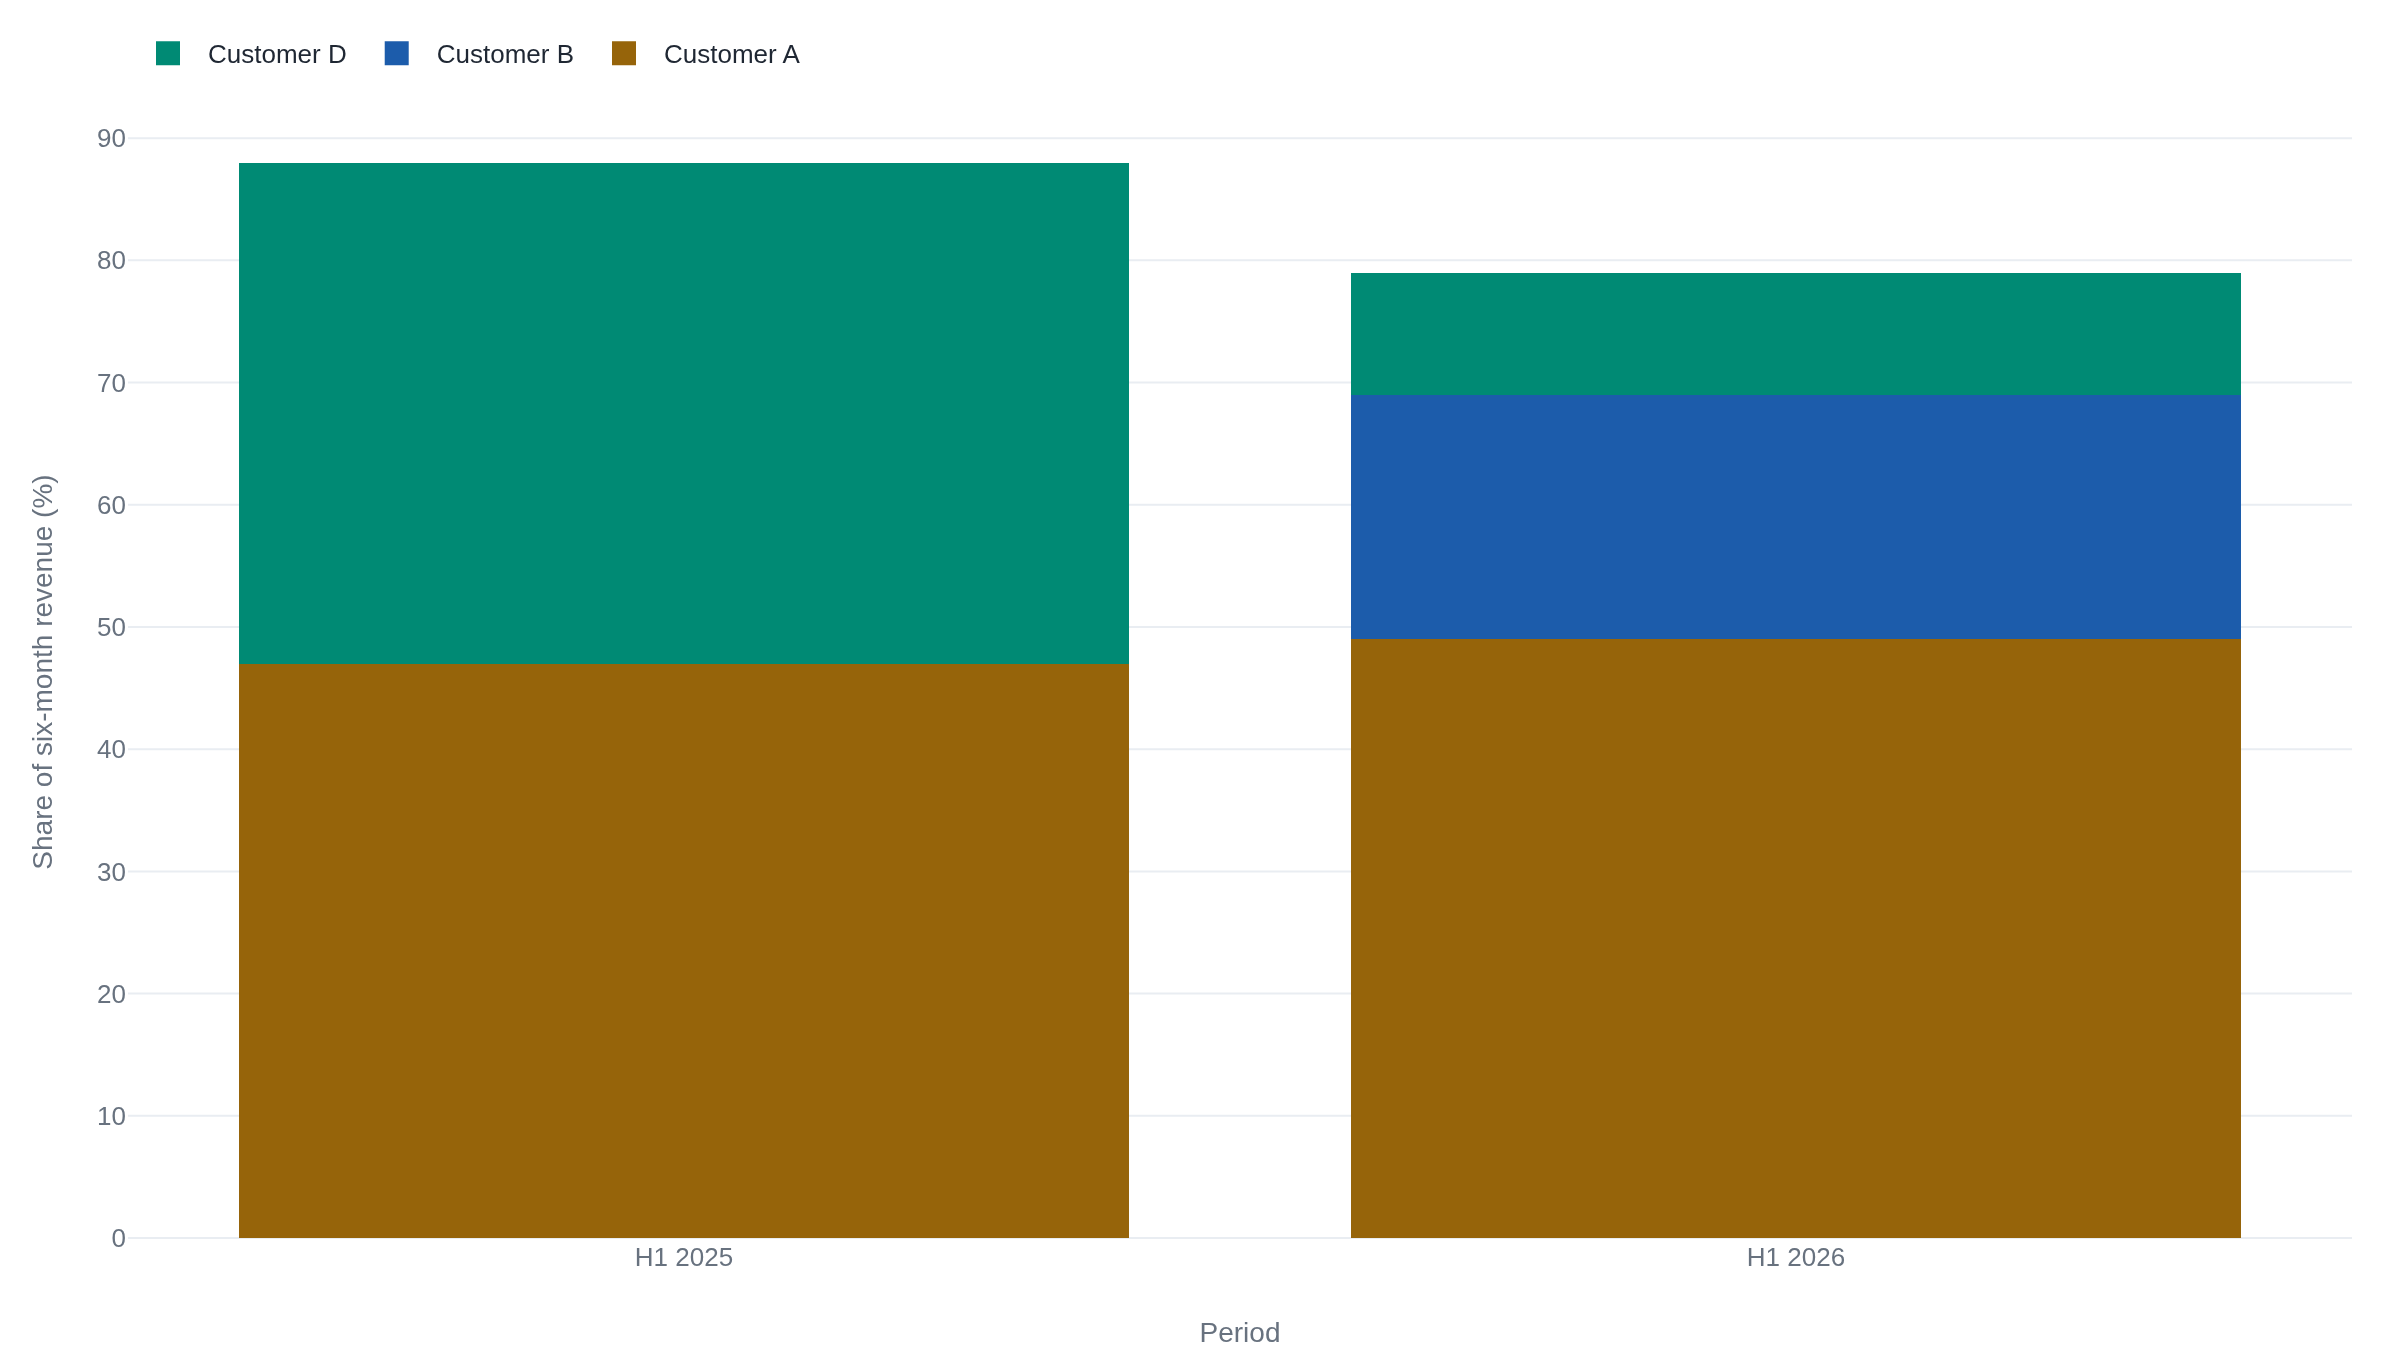

Write the Python code that produced this figure.
import plotly.graph_objects as go

# Cerebras revenue concentration by lettered customer, first half of the
# fiscal year, percent of six-month GAAP revenue. Customer A and Customer D
# are disclosed as related parties to each other; Customer B first appears
# as a separately disclosed customer in the H1 2026 table.
# Source: Cerebras Form 10-Q for the quarter ended June 30, 2026, Note 3
# (Revenue) -- the H1 2026 column and its H1 2025 comparative.
halves = ["H1 2025", "H1 2026"]
customer_a = [47, 49]
customer_b = [0, 20]
customer_d = [41, 10]

fig = go.Figure()
fig.add_trace(go.Bar(name="Customer A", x=halves, y=customer_a))
fig.add_trace(go.Bar(name="Customer B", x=halves, y=customer_b))
fig.add_trace(go.Bar(name="Customer D", x=halves, y=customer_d))
fig.update_layout(
    barmode="stack",
    yaxis_title="Share of six-month revenue (%)",
    xaxis_title="Period",
)
fig.update_yaxes(rangemode="tozero")
